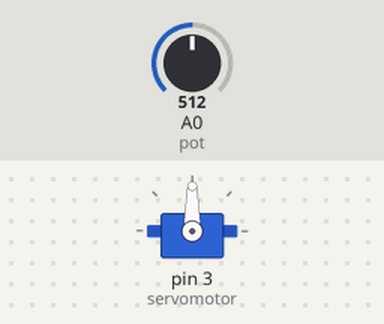
A sketch run on a simulated Arduino Uno, built with avr-gcc and run on an emulated ATmega328P. Shown: servo. The test bench sets the inputs (shaded band); at power-on: A0 (pot) = 512.

Above: at 1.2 s.
1.3 s: A0 (pot) set to 716
At 2.5 s:
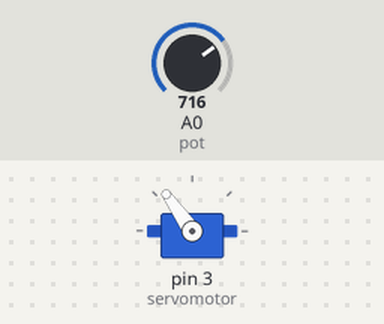
2.8 s: A0 (pot) set to 900
At 3.8 s:
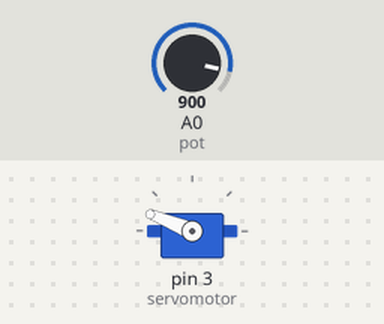
4.3 s: A0 (pot) set to 1023
At 5.0 s:
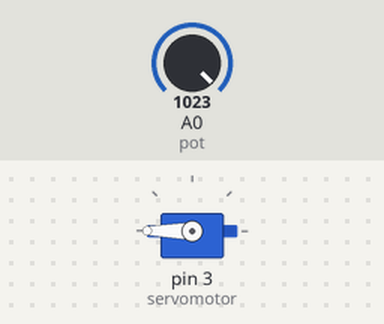
5.8 s: A0 (pot) set to 306
At 6.1 s:
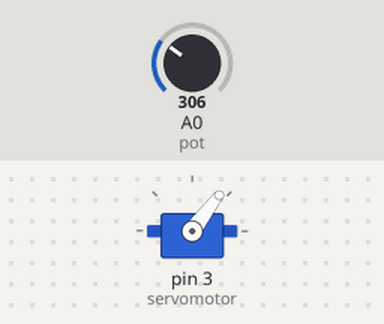
7.3 s: A0 (pot) set to 122
At 8.5 s:
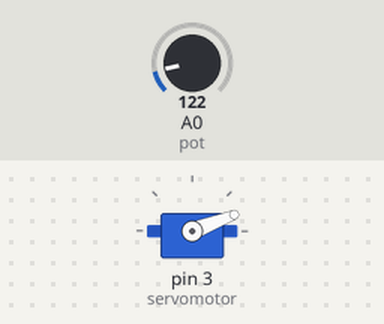
Timing chart, 0 to 9.8 s (numbered marks = the images above; inputs shaded):
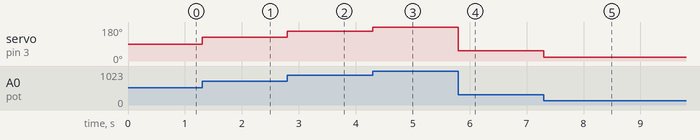

Measured:
- after the input at 1.3 s, servo on pin 3 (servomotor): 90° → 125° at once
- after the input at 2.8 s, servo on pin 3 (servomotor): 125° → 158° at once
- after the input at 4.3 s, servo on pin 3 (servomotor): 158° → 180° at once
- after the input at 5.8 s, servo on pin 3 (servomotor): 180° → 53° at once
- after the input at 7.3 s, servo on pin 3 (servomotor): 53° → 21° at once

The sketch:

Controlando_Servo.ino
```cpp
#include <Servo.h> // Incluindo a biblioteca

Servo servo; // Objeto do tipo Servo

int pot = A0; // Definindo que o Potenciômetro está na porta analógica A0

int servomotor = 3; // Definindo que o Servo Motor está na porta digital 3

int valorpot; // Variável que armazena o valor da leitura do potenciômetro

void setup(){ // Inicia o void setup

  servo.attach(servomotor); // Associando o pino digital ao objeto servo
  pinMode(pot, INPUT); // Defininindo o Potenciômetro como Entrada
}

void loop(){ // Inicia o void loop

  valorpot = analogRead(pot); //Lê o valor do potenciômetro
  valorpot = map(valorpot, 0, 1023, 0, 180); // transformando uma escala de 0-1023 em uma escala 0 a 180
  servo.write(valorpot); //Faz com que o servo se movimente de acordo com o valor do potenciômetro

  delay(1);

}
```
